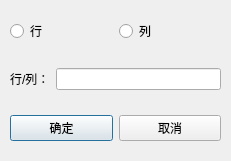
<?xml version="1.0" encoding="UTF-8"?>
<ui version="4.0">
 <class>CInsertRCDialog</class>
 <widget class="QDialog" name="CInsertRCDialog">
  <property name="geometry">
   <rect>
    <x>0</x>
    <y>0</y>
    <width>231</width>
    <height>161</height>
   </rect>
  </property>
  <property name="windowTitle">
   <string>添加/插入行列</string>
  </property>
  <widget class="QWidget" name="layoutWidget">
   <property name="geometry">
    <rect>
     <x>10</x>
     <y>10</y>
     <width>211</width>
     <height>141</height>
    </rect>
   </property>
   <layout class="QVBoxLayout" name="verticalLayout">
    <item>
     <layout class="QHBoxLayout" name="horizontalLayout">
      <item>
       <widget class="QRadioButton" name="rowButton">
        <property name="text">
         <string>行</string>
        </property>
       </widget>
      </item>
      <item>
       <widget class="QRadioButton" name="columnButton">
        <property name="text">
         <string>列</string>
        </property>
       </widget>
      </item>
     </layout>
    </item>
    <item>
     <spacer name="verticalSpacer">
      <property name="orientation">
       <enum>Qt::Vertical</enum>
      </property>
      <property name="sizeType">
       <enum>QSizePolicy::Fixed</enum>
      </property>
      <property name="sizeHint" stdset="0">
       <size>
        <width>20</width>
        <height>10</height>
       </size>
      </property>
     </spacer>
    </item>
    <item>
     <layout class="QHBoxLayout" name="horizontalLayout_2">
      <item>
       <widget class="QLabel" name="label">
        <property name="text">
         <string>行/列：</string>
        </property>
       </widget>
      </item>
      <item>
       <widget class="QLineEdit" name="rowColumnEdit">
        <property name="inputMask">
         <string/>
        </property>
       </widget>
      </item>
     </layout>
    </item>
    <item>
     <spacer name="verticalSpacer_2">
      <property name="orientation">
       <enum>Qt::Vertical</enum>
      </property>
      <property name="sizeType">
       <enum>QSizePolicy::Fixed</enum>
      </property>
      <property name="sizeHint" stdset="0">
       <size>
        <width>20</width>
        <height>10</height>
       </size>
      </property>
     </spacer>
    </item>
    <item>
     <layout class="QHBoxLayout" name="horizontalLayout_3">
      <item>
       <widget class="QPushButton" name="confirmButton">
        <property name="text">
         <string>确定</string>
        </property>
       </widget>
      </item>
      <item>
       <widget class="QPushButton" name="cancelButton">
        <property name="text">
         <string>取消</string>
        </property>
       </widget>
      </item>
     </layout>
    </item>
   </layout>
  </widget>
 </widget>
 <tabstops>
  <tabstop>rowColumnEdit</tabstop>
  <tabstop>rowButton</tabstop>
  <tabstop>columnButton</tabstop>
  <tabstop>confirmButton</tabstop>
  <tabstop>cancelButton</tabstop>
 </tabstops>
 <resources/>
 <connections/>
</ui>
